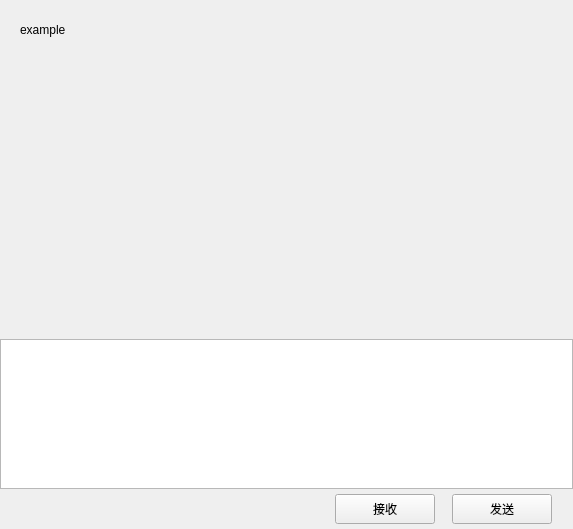
<?xml version="1.0" encoding="UTF-8"?>
<ui version="4.0">
 <class>ChatPage</class>
 <widget class="QWidget" name="ChatPage">
  <property name="geometry">
   <rect>
    <x>0</x>
    <y>0</y>
    <width>573</width>
    <height>529</height>
   </rect>
  </property>
  <property name="windowTitle">
   <string>Form</string>
  </property>
  <layout class="QVBoxLayout" name="verticalLayout">
   <property name="spacing">
    <number>0</number>
   </property>
   <property name="leftMargin">
    <number>0</number>
   </property>
   <property name="topMargin">
    <number>0</number>
   </property>
   <property name="rightMargin">
    <number>0</number>
   </property>
   <property name="bottomMargin">
    <number>0</number>
   </property>
   <item>
    <widget class="QWidget" name="chat_data_wid" native="true">
     <layout class="QVBoxLayout" name="verticalLayout_4">
      <property name="spacing">
       <number>0</number>
      </property>
      <property name="leftMargin">
       <number>0</number>
      </property>
      <property name="topMargin">
       <number>0</number>
      </property>
      <property name="rightMargin">
       <number>0</number>
      </property>
      <property name="bottomMargin">
       <number>0</number>
      </property>
      <item>
       <widget class="QWidget" name="title_wid" native="true">
        <property name="minimumSize">
         <size>
          <width>0</width>
          <height>60</height>
         </size>
        </property>
        <property name="maximumSize">
         <size>
          <width>16777215</width>
          <height>60</height>
         </size>
        </property>
        <layout class="QVBoxLayout" name="verticalLayout_5">
         <property name="spacing">
          <number>7</number>
         </property>
         <property name="leftMargin">
          <number>11</number>
         </property>
         <property name="topMargin">
          <number>2</number>
         </property>
         <property name="rightMargin">
          <number>2</number>
         </property>
         <property name="bottomMargin">
          <number>2</number>
         </property>
         <item>
          <widget class="QWidget" name="widget_2" native="true">
           <layout class="QHBoxLayout" name="horizontalLayout_3">
            <item>
             <widget class="QLabel" name="tiitle_lb">
              <property name="text">
               <string>example</string>
              </property>
             </widget>
            </item>
           </layout>
          </widget>
         </item>
        </layout>
       </widget>
      </item>
      <item>
       <widget class="ChatView" name="chat_data_list" native="true"/>
      </item>
      <item>
       <widget class="QWidget" name="tool_wid" native="true">
        <property name="minimumSize">
         <size>
          <width>0</width>
          <height>40</height>
         </size>
        </property>
        <property name="maximumSize">
         <size>
          <width>16777215</width>
          <height>40</height>
         </size>
        </property>
        <layout class="QHBoxLayout" name="horizontalLayout_4">
         <property name="spacing">
          <number>7</number>
         </property>
         <property name="leftMargin">
          <number>2</number>
         </property>
         <property name="topMargin">
          <number>2</number>
         </property>
         <property name="rightMargin">
          <number>2</number>
         </property>
         <property name="bottomMargin">
          <number>2</number>
         </property>
         <item>
          <spacer name="horizontalSpacer_3">
           <property name="orientation">
            <enum>Qt::Orientation::Horizontal</enum>
           </property>
           <property name="sizeType">
            <enum>QSizePolicy::Policy::Fixed</enum>
           </property>
           <property name="sizeHint" stdset="0">
            <size>
             <width>5</width>
             <height>20</height>
            </size>
           </property>
          </spacer>
         </item>
         <item>
          <widget class="ClickedLabel" name="emo_lb">
           <property name="minimumSize">
            <size>
             <width>25</width>
             <height>25</height>
            </size>
           </property>
           <property name="maximumSize">
            <size>
             <width>25</width>
             <height>25</height>
            </size>
           </property>
           <property name="text">
            <string/>
           </property>
          </widget>
         </item>
         <item>
          <spacer name="horizontalSpacer_2">
           <property name="orientation">
            <enum>Qt::Orientation::Horizontal</enum>
           </property>
           <property name="sizeType">
            <enum>QSizePolicy::Policy::Fixed</enum>
           </property>
           <property name="sizeHint" stdset="0">
            <size>
             <width>5</width>
             <height>20</height>
            </size>
           </property>
          </spacer>
         </item>
         <item>
          <widget class="ClickedLabel" name="file_lb">
           <property name="minimumSize">
            <size>
             <width>25</width>
             <height>25</height>
            </size>
           </property>
           <property name="maximumSize">
            <size>
             <width>25</width>
             <height>25</height>
            </size>
           </property>
           <property name="text">
            <string/>
           </property>
          </widget>
         </item>
         <item>
          <spacer name="horizontalSpacer_4">
           <property name="orientation">
            <enum>Qt::Orientation::Horizontal</enum>
           </property>
           <property name="sizeHint" stdset="0">
            <size>
             <width>40</width>
             <height>20</height>
            </size>
           </property>
          </spacer>
         </item>
        </layout>
       </widget>
      </item>
      <item>
       <widget class="MessageTextEdit" name="chat_edit">
        <property name="minimumSize">
         <size>
          <width>0</width>
          <height>150</height>
         </size>
        </property>
        <property name="maximumSize">
         <size>
          <width>16777215</width>
          <height>150</height>
         </size>
        </property>
       </widget>
      </item>
      <item>
       <widget class="QWidget" name="send_wid" native="true">
        <property name="minimumSize">
         <size>
          <width>0</width>
          <height>40</height>
         </size>
        </property>
        <property name="maximumSize">
         <size>
          <width>16777215</width>
          <height>40</height>
         </size>
        </property>
        <layout class="QHBoxLayout" name="horizontalLayout_5">
         <property name="spacing">
          <number>7</number>
         </property>
         <property name="leftMargin">
          <number>11</number>
         </property>
         <property name="topMargin">
          <number>2</number>
         </property>
         <property name="rightMargin">
          <number>11</number>
         </property>
         <property name="bottomMargin">
          <number>2</number>
         </property>
         <item>
          <spacer name="horizontalSpacer_5">
           <property name="orientation">
            <enum>Qt::Orientation::Horizontal</enum>
           </property>
           <property name="sizeHint" stdset="0">
            <size>
             <width>40</width>
             <height>20</height>
            </size>
           </property>
          </spacer>
         </item>
         <item>
          <widget class="ClickedBtn" name="recive_btn">
           <property name="minimumSize">
            <size>
             <width>100</width>
             <height>30</height>
            </size>
           </property>
           <property name="maximumSize">
            <size>
             <width>100</width>
             <height>30</height>
            </size>
           </property>
           <property name="text">
            <string>接收</string>
           </property>
          </widget>
         </item>
         <item>
          <spacer name="horizontalSpacer_7">
           <property name="orientation">
            <enum>Qt::Orientation::Horizontal</enum>
           </property>
           <property name="sizeType">
            <enum>QSizePolicy::Policy::Fixed</enum>
           </property>
           <property name="sizeHint" stdset="0">
            <size>
             <width>10</width>
             <height>20</height>
            </size>
           </property>
          </spacer>
         </item>
         <item>
          <widget class="ClickedBtn" name="send_btn">
           <property name="minimumSize">
            <size>
             <width>100</width>
             <height>30</height>
            </size>
           </property>
           <property name="maximumSize">
            <size>
             <width>100</width>
             <height>30</height>
            </size>
           </property>
           <property name="text">
            <string>发送</string>
           </property>
          </widget>
         </item>
         <item>
          <spacer name="horizontalSpacer_6">
           <property name="orientation">
            <enum>Qt::Orientation::Horizontal</enum>
           </property>
           <property name="sizeType">
            <enum>QSizePolicy::Policy::Fixed</enum>
           </property>
           <property name="sizeHint" stdset="0">
            <size>
             <width>10</width>
             <height>20</height>
            </size>
           </property>
          </spacer>
         </item>
        </layout>
       </widget>
      </item>
     </layout>
    </widget>
   </item>
  </layout>
 </widget>
 <customwidgets>
  <customwidget>
   <class>ClickedBtn</class>
   <extends>QPushButton</extends>
   <header>clickedbtn.h</header>
  </customwidget>
  <customwidget>
   <class>ClickedLabel</class>
   <extends>QLabel</extends>
   <header location="global">clickedlabel.h</header>
  </customwidget>
  <customwidget>
   <class>ChatView</class>
   <extends>QWidget</extends>
   <header>chatview.h</header>
   <container>1</container>
  </customwidget>
  <customwidget>
   <class>MessageTextEdit</class>
   <extends>QTextEdit</extends>
   <header>messagetextedit.h</header>
  </customwidget>
 </customwidgets>
 <resources/>
 <connections/>
</ui>
